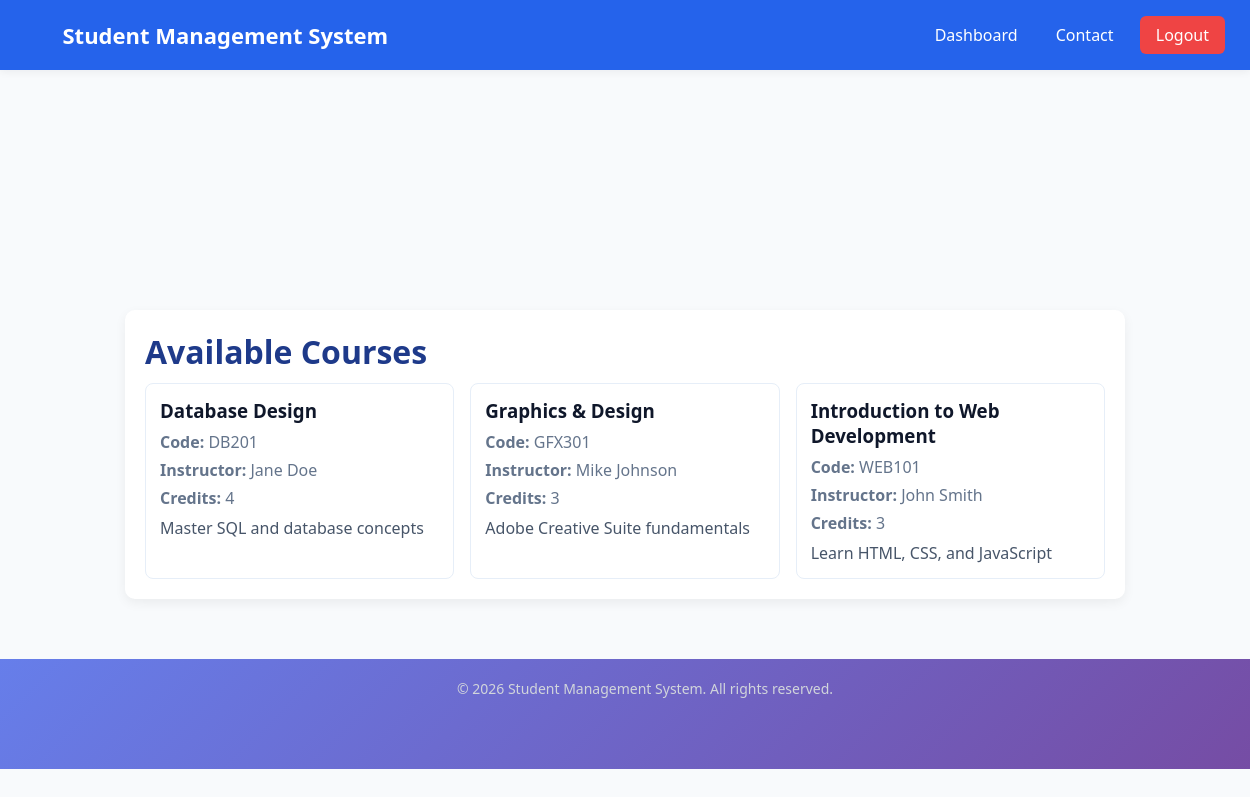
/view_courses.php (signed in), run on the app's committed database.
### tables this page shows
CREATE TABLE IF NOT EXISTS courses (
  id INT AUTO_INCREMENT PRIMARY KEY,
  course_name VARCHAR(255) NOT NULL,
  course_code VARCHAR(50) UNIQUE NOT NULL,
  description TEXT,
  instructor_name VARCHAR(255),
  credits INT DEFAULT 3,
  created_at TIMESTAMP DEFAULT CURRENT_TIMESTAMP,
  updated_at TIMESTAMP DEFAULT CURRENT_TIMESTAMP ON UPDATE CURRENT_TIMESTAMP
);

### view_courses.php (the view, shortened to what this page needs)
<?php
require_once 'db.php';
$courses = [];
$stmt = $conn->prepare('SELECT id, course_name, course_code, instructor_name, credits, description FROM courses ORDER BY course_name');
$stmt->execute();
$result = $stmt->get_result();
while ($row = $result->fetch_assoc()) {
    $courses[] = $row;
}
?>
<!DOCTYPE html>
<html>
<head>
    <link rel="stylesheet" href="style.css">
</head>
<body>
<?php include 'navbar.php'; ?>
<div class="container" style="margin-top: 80px; max-width: 1000px; margin-left: auto; margin-right: auto;">
    <div style="background: white; padding: 20px; border-radius: 10px; box-shadow: 0 4px 12px rgba(0,0,0,0.06);">
        <h1 style="color: #1e3a8a; margin-bottom: 10px;">Available Courses</h1>
        <?php if (empty($courses)): ?>
            <p style="color: #64748b;">No courses available.</p>
        <?php else: ?>
            <div style="display: grid; grid-template-columns: repeat(auto-fit,minmax(280px,1fr)); gap: 16px;">
                <?php foreach ($courses as $c): ?>
                    <div style="border: 1px solid #e6eef8; padding: 14px; border-radius: 8px; background: #fff;">
                        <h3 style="margin:0 0 8px 0; color: #0f172a"><?php echo htmlspecialchars($c['course_name']); ?></h3>
                        <p style="margin:0 0 6px 0; color: #64748b;"><strong>Code:</strong> <?php echo htmlspecialchars($c['course_code']); ?></p>
                        <p style="margin:0 0 6px 0; color: #64748b;"><strong>Instructor:</strong> <?php echo htmlspecialchars($c['instructor_name'] ?? 'N/A'); ?></p>
                        <p style="margin:0 0 6px 0; color: #64748b;"><strong>Credits:</strong> <?php echo (int)$c['credits']; ?></p>
                        <?php if (!empty($c['description'])): ?><p style="margin-top:8px; color:#475569"><?php echo nl2br(htmlspecialchars($c['description'])); ?></p><?php endif; ?>
                    </div>
                <?php endforeach; ?>
            </div>
        <?php endif; ?>
    </div>
</div>
<?php include 'footer.php'; ?>
</body>
</html>

### style.css (style rules this page uses)
* { padding: 0; margin: 0; }
:root { --primary: #2563eb; --primary-dark: #1e3a8a; --accent: #06b6d4; --muted: #f8fafc; --text: #0f172a; --white: #ffffff; }
html, body { font-family: "Segoe UI", Roboto, Arial, sans-serif; color: var(--text); background-color: var(--muted); padding-top: 70px; background-image: url('background.jpg'); background-size: cover; background-position: center; background-repeat: no-repeat; background-attachment: fixed; }
.container { padding-top: 70px; }

### view_courses.php (style rules this page uses)
body { padding-top: 90px; }

### data on the page
courses: course_name "Database Design", course_code "DB201", instructor_name "Jane Doe", credits "4", description "Master SQL and database concepts"
courses: course_name "Graphics & Design", course_code "GFX301", instructor_name "Mike Johnson", credits "3", description "Adobe Creative Suite fundamentals"
courses: course_name "Introduction to Web Development", course_code "WEB101", instructor_name "John Smith", credits "3", description "Learn HTML, CSS, and JavaScript"
